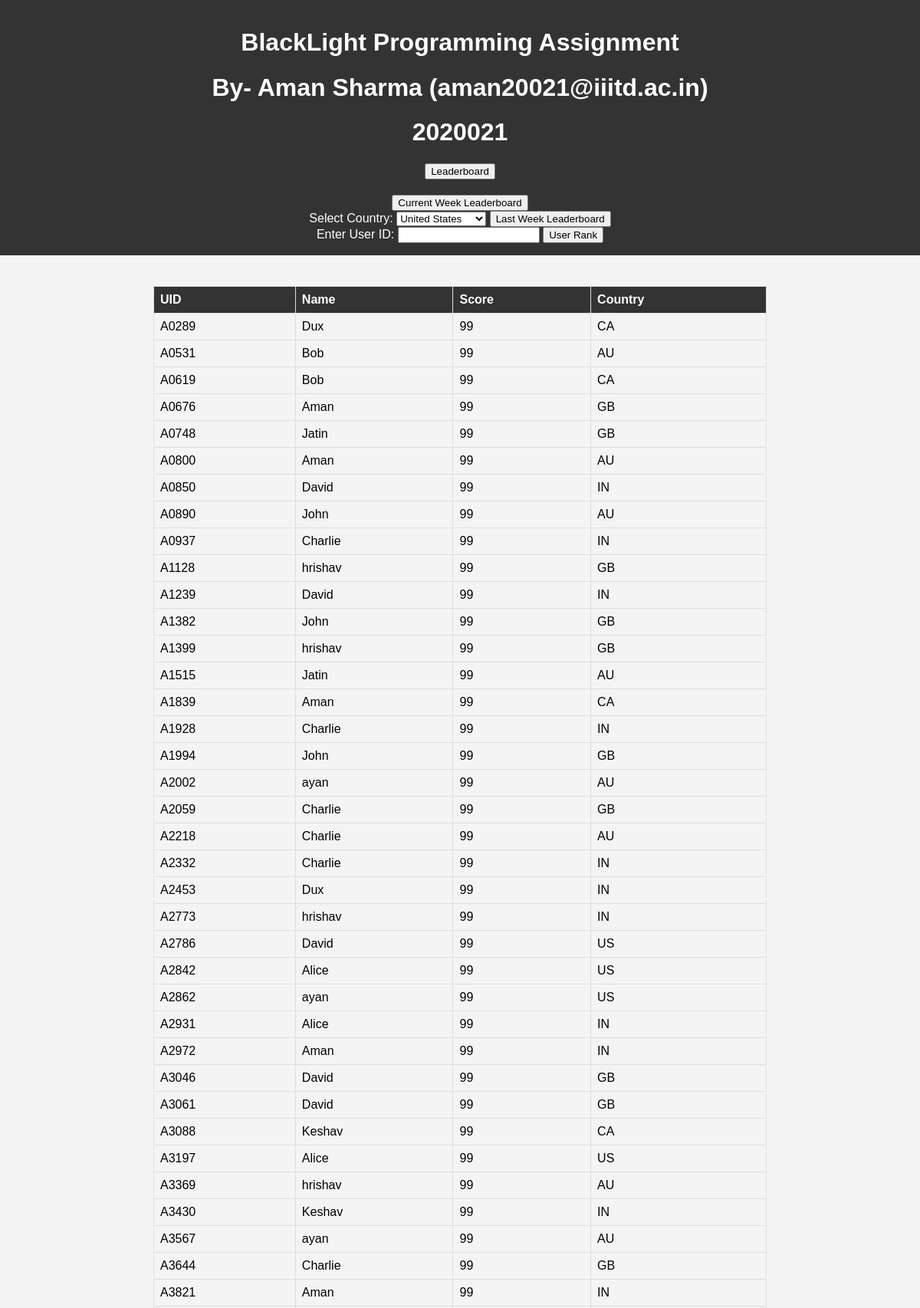
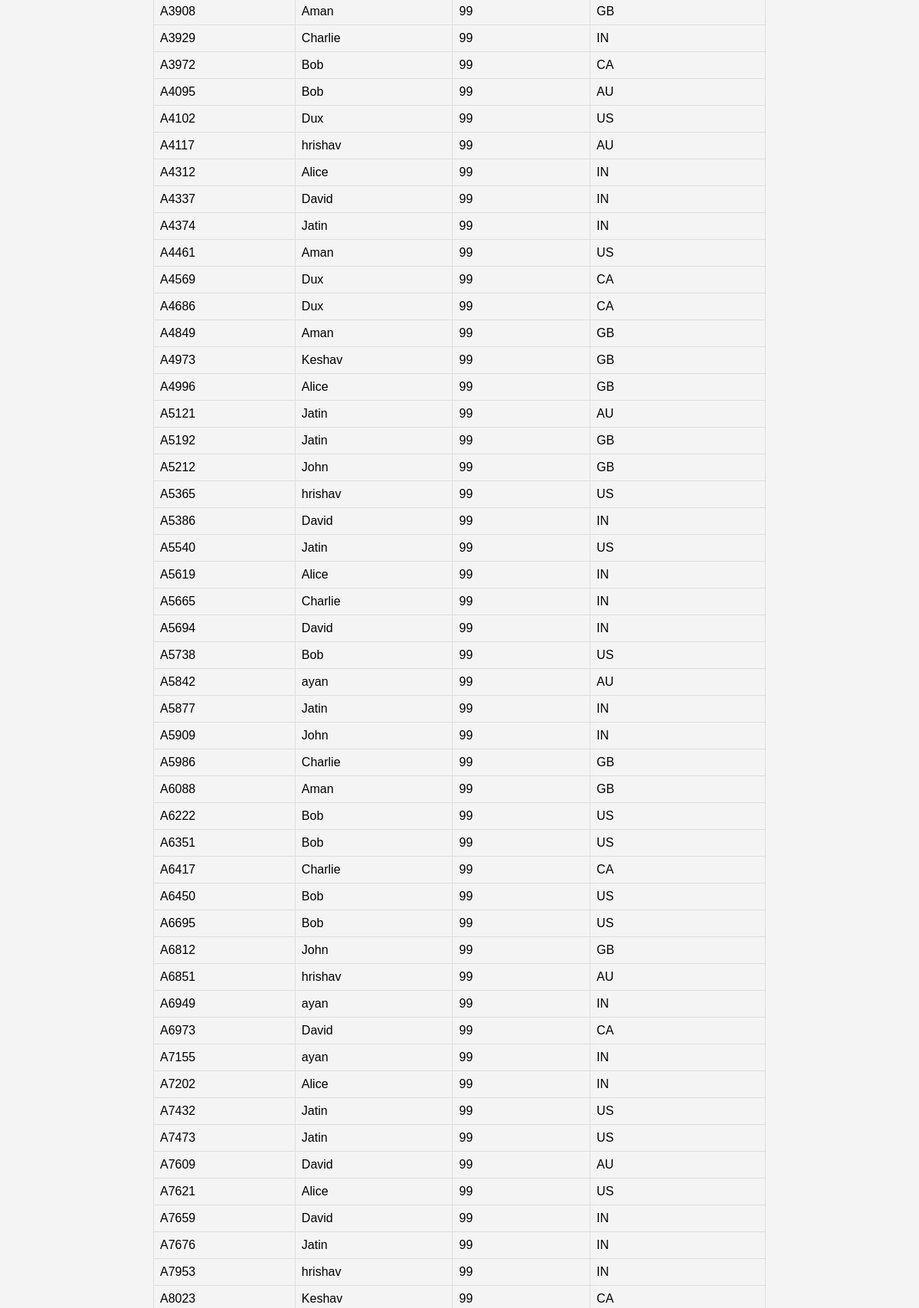
Page /current-week-leaderboard/ (upper part) on the committed database (2 pictures, top to bottom).
### leaderBoard/models.py (models this page shows)
class Leaderboard(models.Model):
    UID = models.CharField(max_length=255)
    name = models.CharField(max_length=255)
    score = models.IntegerField()
    country = models.CharField(max_length=2)
    timestamp = models.DateTimeField(auto_now_add=True)

### leaderBoard/views.py (the view)
# urls.py: path('current-week-leaderboard/', current_week_leaderboard, name='current_week_leaderboard'),
def current_week_leaderboard(request):
    start_of_week = timezone.now() - timedelta(days=timezone.now().weekday())
    leaderboard = Leaderboard.objects.filter(timestamp__gte=start_of_week).order_by('-score')[:200]
    data = [{'UID': entry.UID, 'name': entry.name, 'score': entry.score, 'country': entry.country} for entry in leaderboard]
    return render(request, 'HomePage.html', {'leaderboard': data})

### leaderBoard/templates/HomePage.html (shortened to what this page needs)
<!DOCTYPE html>
<html lang="en">
<head>
</head>
<body>
    <header>
        <H1>BlackLight Programming Assignment </H1>
        <H1>By- Aman Sharma (aman20021@iiitd.ac.in) </H1>
        <H1>2020021  </H1>
        <form action="{% url 'Home' %}" method="get" class="home-link">
                <button type="submit">Leaderboard</button>
        </form>
        <div class="button-container">
            <form action="{% url 'current_week_leaderboard' %}" method="get" class="leaderboard-link">
                <button type="submit">Current Week Leaderboard</button>
            </form>
            <form action="{% url 'last_week_leaderboard' %}" method="get" class="last-week-form">
                <label for="country">Select Country:</label>
                <select name="country" id="country" required>
                    <option value="US">United States</option>
                </select>
                <button type="submit">Last Week Leaderboard</button>
            </form>
            <form action="{% url 'user_rank' %}" method="get" class="user-id-form">
                <label for="user_id">Enter User ID:</label>
                <input type="text" name="user_id" id="user_id" required>
                <button type="submit">User Rank</button>
            </form>
        </div>
    </header>
    <div class="container">
        <table>
            <thead>
                <tr>
                    <th>UID</th>
                    <th>Name</th>
                    <th>Score</th>
                    <th>Country</th>
                </tr>
            </thead>
            <tbody>
                {% for entry in leaderboard %}
                <tr>
                    <td>{{ entry.UID }}</td>
                    <td>{{ entry.name }}</td>
                    <td>{{ entry.score }}</td>
                    <td>{{ entry.country }}</td>
                </tr>
                {% endfor %}
            </tbody>
        </table>
    </div>
</body>
</html>

### leaderBoard/templates/HomePage.html (style rules this page uses)
body { font-family: Arial, sans-serif; background-color: #f4f4f4; margin: 0; padding: 0; }
header { background-color: #333; color: white; text-align: center; padding: 1em; }
.container { max-width: 800px; margin: auto; padding: 20px; }
table { width: 100%; border-collapse: collapse; margin-top: 20px; }
th, td { border: 1px solid #ddd; padding: 8px; text-align: left; }
th { background-color: #333; color: white; }
.button-container { display: flex; flex-direction: column; align-items: center; margin-top: 20px; }

### rows in the picture
Leaderboard: UID "A0289", name "Dux", country "CA"
Leaderboard: UID "A0531", name "Bob", country "AU"
Leaderboard: UID "A0619", name "Bob", country "CA"
Leaderboard: UID "A0676", name "Aman", country "GB"
Leaderboard: UID "A0748", name "Jatin", country "GB"
Leaderboard: UID "A0800", name "Aman", country "AU"
Leaderboard: UID "A0850", name "David", country "IN"
Leaderboard: UID "A0890", name "John", country "AU"
Leaderboard: UID "A0937", name "Charlie", country "IN"
Leaderboard: UID "A1128", name "hrishav", country "GB"
Leaderboard: UID "A1239", name "David", country "IN"
Leaderboard: UID "A1382", name "John", country "GB"
Leaderboard: UID "A1399", name "hrishav", country "GB"
Leaderboard: UID "A1515", name "Jatin", country "AU"
Leaderboard: UID "A1839", name "Aman", country "CA"
Leaderboard: UID "A1928", name "Charlie", country "IN"
Leaderboard: UID "A1994", name "John", country "GB"
Leaderboard: UID "A2002", name "ayan", country "AU"
Leaderboard: UID "A2059", name "Charlie", country "GB"
Leaderboard: UID "A2218", name "Charlie", country "AU"
Leaderboard: UID "A2332", name "Charlie", country "IN"
Leaderboard: UID "A2453", name "Dux", country "IN"
Leaderboard: UID "A2773", name "hrishav", country "IN"
Leaderboard: UID "A2786", name "David", country "US"
Leaderboard: UID "A2842", name "Alice", country "US"
Leaderboard: UID "A2862", name "ayan", country "US"
Leaderboard: UID "A2931", name "Alice", country "IN"
Leaderboard: UID "A2972", name "Aman", country "IN"
Leaderboard: UID "A3046", name "David", country "GB"
Leaderboard: UID "A3061", name "David", country "GB"
Leaderboard: UID "A3088", name "Keshav", country "CA"
Leaderboard: UID "A3197", name "Alice", country "US"
Leaderboard: UID "A3369", name "hrishav", country "AU"
Leaderboard: UID "A3430", name "Keshav", country "IN"
Leaderboard: UID "A3567", name "ayan", country "AU"
Leaderboard: UID "A3644", name "Charlie", country "GB"
Leaderboard: UID "A3821", name "Aman", country "IN"
Leaderboard: UID "A3908", name "Aman", country "GB"
Leaderboard: UID "A3929", name "Charlie", country "IN"
Leaderboard: UID "A3972", name "Bob", country "CA"

### other values in the picture
{{ entry.score }} "99" "99" "99" "99" "99" "99" "99" "99" "99" "99" "99" "99" "99" "99" "99" "99" "99" "99" "99" "99" "99" "99" "99" "99" "99" "99" "99" "99" "99" "99" "99" "99" "99" "99" "99" "99" "99" "99" "99" "99" "99" "99" "99" "99" "99" "99" "99" "99" "99" "99" "99" "99" "99" "99" "99" "99" "99" "99" "99" "99" "99" "99" "99" "99" "99" "99" "99" "99" "99" "99" "99" "99" "99" "99" "99" "99" "99" "99" "99" "99" "99" "99" "99" "99" "99" "99"
